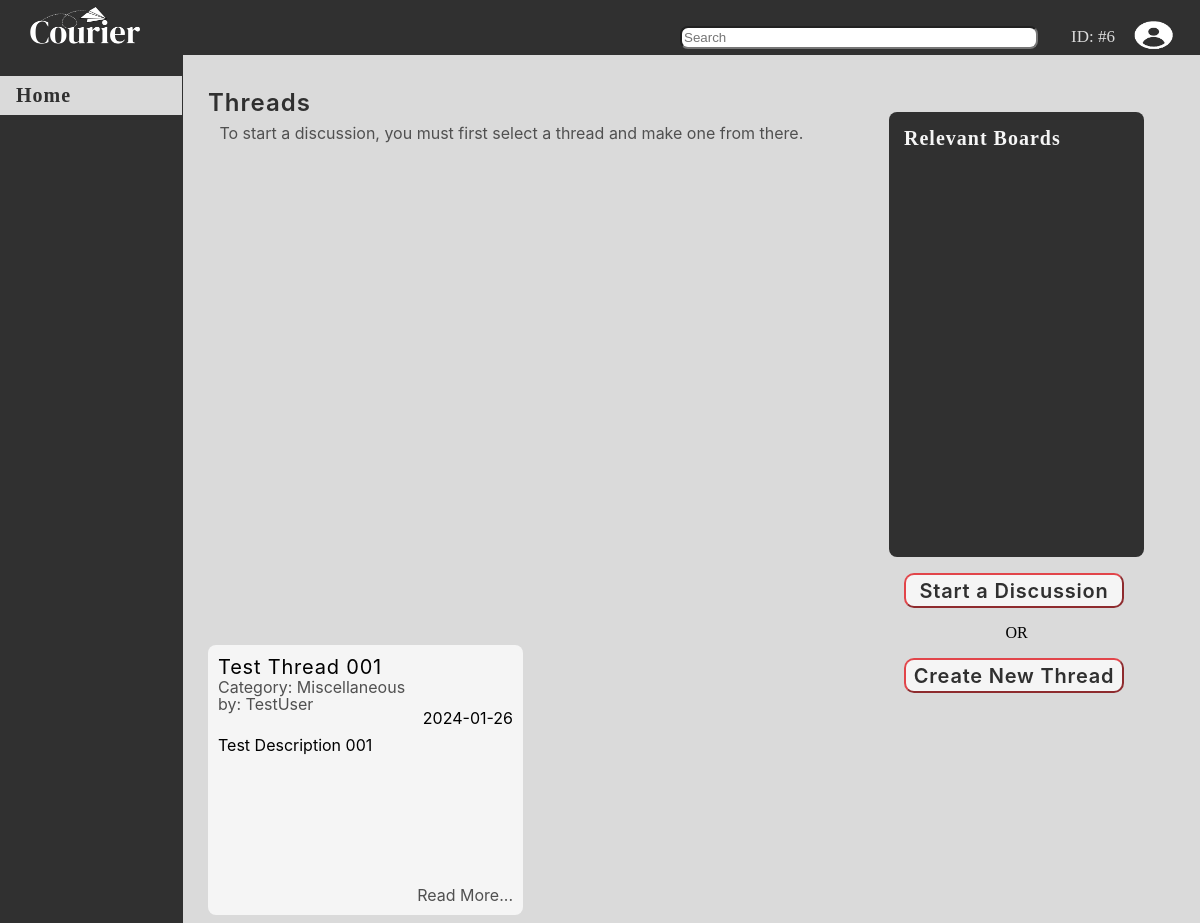
The page /courier/userType/member/home.php (signed in) on the database its author committed.
### tables this page shows
CREATE TABLE `thread` (
  `id` int(11) NOT NULL,
  `header` varchar(255) DEFAULT NULL,
  `body` text DEFAULT NULL,
  `byUser_id` int(11) DEFAULT NULL,
  `thread_type_id` int(11) DEFAULT NULL,
  `followBy_id` int(11) DEFAULT NULL,
  `viewBy` int(11) DEFAULT NULL,
  `date_created` date DEFAULT NULL
);

CREATE TABLE `thread_type` (
  `id` int(11) NOT NULL,
  `name` varchar(255) DEFAULT NULL
);

CREATE TABLE `user` (
  `id` int(11) NOT NULL,
  `username` varchar(255) DEFAULT NULL,
  `email` varchar(255) DEFAULT NULL,
  `password` varchar(255) DEFAULT NULL,
  `country_id` int(11) DEFAULT NULL,
  `usertype_id` int(11) DEFAULT NULL,
  `date_created` date DEFAULT NULL,
  `birthday` date DEFAULT NULL
);

### courier/userType/member/home.php (the view, shortened to what this page needs)
<!DOCTYPE html>
<html lang="en">
<head>
    <link rel="stylesheet" href="home.css">
</head>
<body>
    <div class="topPanel">
        <div class="logo">
            <a href="home.php" title="Go to home page"><img src="../../media/logo/courier_logo_primary_alt.png" alt="Courier Logo" style="width: 120px"></a>
        </div>
        <span class="profileNav" onclick="openNav()" style>
            <div class="userProfile" title="<?php echo($_SESSION['user'])?>">
                <label class="profile">ID: #<?php echo($_SESSION['id'])?></label>
                <img src="../../media/logo/profile.png" alt="profile icon" class="profileImage">
            </div>
        </span>
        <div class="searchBarContainer">
            <input class="searchBar" type="text" name="searchBar" placeholder="Search">
        </div>
    </div>
    <div class="sidePanelLeft">
        <div class="navigationMenu">
            <a href="home.php">
                <div class="navigationBtn navigationSelected">
                    Home
                </div>
            </a>
        </div>
    </div>
    <div class="sidePanelRight">
        <div class="containerSecondary">
            <label class="navigationBtn relevantBoards">Relevant Boards</label>
        </div>
        <div class="createPostContainer">
            <a href="../../create/newDiscussion.php"><button class="createBtn">Start a Discussion</button></a>
            <p style="text-align: center;">OR</p>
            <a href="../../create/newThread.php"><button class="createBtn">Create New Thread</button></a>
        </div>
    </div>
    <div class="containerPrimary">
        <label for="mainHeader" class="primaryCategoryTitle">Threads</label>
        <div class="instruction">
            <p class="p1">To start a discussion, you must first select a thread and make one from there.</p>
        </div>
        <div class="catagoryFlex">
        <?php
            require_once "../../index/index.php";
            $query = "SELECT t.*, t_type.name, u.username FROM `thread` t, `thread_type` t_type, `user` u WHERE t.thread_type_id = t_type.id AND t.byUser_id = u.id ORDER BY header";
            $result = mysqli_query($conn, $query);
            $row=mysqli_fetch_assoc($result);
            $cardAmount = mysqli_num_rows($result);
            if($cardAmount != 0){
                do{
        ?>
                <a href="../../data/thread.php?id=<?php echo($row['id'])?>" class="">
                    <div class="cards">
                        <div class="discussionTitle" title="<?php echo($row['header'])?>"><?php echo($row['header'])?></div>
                        <div class="parentThread">Category: <?php echo($row['name']) ?></div>
                        <div class="userPoster">by: <?php echo($row['username']) ?></div>
                        <div class="lastActive"><?php echo($row['date_created']) ?></div>
                        <div class="cardContent"><?php echo($row['body']) ?></div>
                        <div class="readMore">Read More...</div>
                    </div>
                </a>
                <?php
                }
            while($row = mysqli_fetch_assoc($result));
            }
        ?>
        </div>
    </div>
</body>
</html>

### courier/userType/member/home.css (style rules this page uses)
body { background-color: #dadada; }
a, a:hover, a:focus, a:active { text-decoration: none; color: inherit; }
.topPanel { position: fixed; padding-right: 20px; width: 100%; height: 65px; top: -10px; left: -8px; right: -20px; background: #303030; z-index: 1; }
.logo { width: 120px; position: fixed; float:left; top: -5px; left: 25px; }
.searchBarContainer { top: 55%; padding-right: 20px; position: relative; float: right; }
.searchBar { width: 350px; height: 17px; border-radius: 8px; }
.userProfile { top: 20%; margin-right: 4rem; padding-right: 20px; position: relative; float: right; }
.sidePanelLeft { position: fixed; float: left; padding-top: 6rem; width: 183px; height: 108%; top: -20px;; left: 0px; bottom: -2px; background: #303030; }
.navigationMenu { width: 166px; position: relative; display: flex; float: left; flex-direction: column; left: 1rem; }
.containerPrimary { top: 5rem; position: relative; margin-left: 12rem; width: 970px; z-index: 0; }
.primaryCategoryTitle { color: #303030; font-family: Inter; font-size: 24px; font-style: normal; font-weight: 600; line-height: normal; margin-left: 8px; letter-spacing: 1px; }
.catagoryFlex { display: flex; flex-wrap: wrap; width: 1025px; margin-bottom: 16px; }
.cards { position: relative; height: 250px; width: auto; margin: 8px; background-color: #f5f5f5; border-radius: 8px; padding: 10px; }
.sidePanelRight { position: sticky; float: right; margin-right: 3rem; margin-top: 6.5rem; width: 255px; height: 445px; top: 4.5rem; left: -15px; bottom: -2px; background: #303030; border-radius: 8px; z-index: 0; }
.containerSecondary { padding: 15px; }
.createPostContainer { margin-top: 25.5rem; }
.createBtn { position: relative; color: #303030; text-align: center; font-family: inter; font-style: normal; font-weight: 600; line-height: normal; letter-spacing: 0.8px; background: #f5f5f5; font-size: 20px; border-color: #e2454a; border-radius: 10px; height: 35px; width: 220px; left: 15px; cursor: pointer; }
.navigationBtn { position: relative; width: 166px; padding-top: 8px; padding-bottom: 8px; padding-left: -20px; text-align: left; font-size: 20px; font-style: normal; font-weight: 600; line-height: normal; letter-spacing: 1px; }
.navigationSelected { color:#303030; background-color: #dadada; padding-left: 20px; left: -20px; }
.discussionTitle { position: relative; width: 295px; height: 22px; white-space: nowrap; overflow: hidden; text-overflow: ellipsis; flex-shrink: 0; letter-spacing: .8px; color: #000; font-family: Inter; font-size: 20px; font-style: normal; font-weight: 400; line-height: normal; }
.parentThread { position: relative; width: 295px; height: 14px; flex-shrink: 0; color: #505050; font-family: Inter; font-size: 16px; font-style: normal; font-weight: 400; line-height: normal; }
.userPoster { position: relative; width: 295px; height: 14px; flex-shrink: 0; margin-top: 3px; color: #505050; font-family: Inter; font-size: 16px; font-style: normal; font-weight: 400; line-height: normal; }
.lastActive { position: relative; width: 295px; height: 17px; flex-shrink: 0; color: #000; text-align: right; font-family: Inter; font-size: 16px; font-style: normal; font-weight: 400; line-height: normal; }
.cardContent { position: relative; width: 295px; height: 150px; flex-shrink: 0; margin-top: 10px; overflow: hidden; text-overflow: ellipsis; color: #000; font-family: Inter; font-size: 16px; font-style: normal; font-weight: 400; line-height: normal; }
.readMore { position: relative; width: 295px; height: 14px; flex-shrink: 0; color: #505050; text-align: right; font-family: Inter; font-size: 16px; font-style: normal; font-weight: 400; line-height: normal; }
.relevantBoards { color: #f5f5f5; }
.p1 { color: #505050; font-family: Inter; font-size: 16px; font-style: normal; font-weight: 400; line-height: normal; }
.instruction { margin-top: -1%; margin-left: 2%; }
.userProfile { top: 20%; margin-right: 4rem; padding-right: 20px; position: relative; float: right; width: 50px; height: 50px; }
.profile { color: #dadada; position: relative; float: left; text-align: center; top: 24px; font-size: 17px; width: 70px; }
.profileImage { position: relative; width: 45px; height: 45px; float: right; left: 65px; top: -2px; }

### rows shown on the page
thread: header "Test Thread 001", thread_type.name "Miscellaneous", byUser.username "TestUser", date_created "2024-01-26", body "Test Description 001"

### other values the page prints
$_SESSION['id'] "6"
